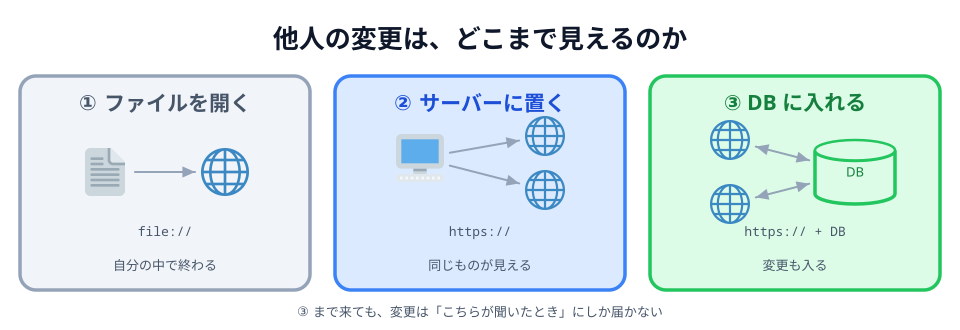

This chart was generated by the following Python code:
# 00-thumbnail.svg
# スキーマ: SCALE（「他人の変更がどこまで見えるか」が 3 段階で増える）+ SPLITTING（横に並べる）
# 3 段目まで来ても「勝手には届かない」ことが残る、というのがこの節の結論

import sys
sys.path.insert(0, "/Users/seekseep/.claude/skills/genfig")
from genfig import Canvas, PALETTE

c = Canvas(960, 330)
c.text(480, 48, "他人の変更は、どこまで見えるのか", scale="xl")

BROWSER = "1f310"
SERVER = "1f5a5"
FILE = "1f4c4"

cols = [
    (165, "gray", "① ファイルを開く", "file://", "自分の中で終わる"),
    (480, "blue", "② サーバーに置く", "https://", "同じものが見える"),
    (795, "green", "③ DB に入れる", "https:// + DB", "変更も入る"),
]

for cx, color, head, url, foot in cols:
    c.sticky(cx - 145, 76, 290, 214, color=color)
    c.text(cx, 110, head, scale="lg", fill=PALETTE[color]["text"])
    c.text(cx, 236, url, scale="sm", font="technical")
    c.text(cx, 270, foot, scale="sm")

# ① ファイル → ブラウザ。自分のパソコンの中で完結する
f1 = c.node(105, 172, "", emoji_cp=FILE, w=76, h=56)
b1 = c.node(225, 172, "", emoji_cp=BROWSER, w=76, h=56)
c.link(f1, b1, primary=False)

# ② サーバー → 2 台のブラウザ。同じものが配られるだけ
s2 = c.node(420, 158, "", emoji_cp=SERVER, w=76, h=56)
b2a = c.node(545, 136, "", emoji_cp=BROWSER, w=64, h=48)
b2b = c.node(545, 190, "", emoji_cp=BROWSER, w=64, h=48)
c.link(s2, b2a, primary=False)
c.link(s2, b2b, primary=False)

# ③ 2 台のブラウザが DB を読み書きする。ただし線はどちらもブラウザ発
db = c.node(855, 172, "DB", shape="cylinder", color="green", w=80, h=64,
            label_scale="sm")
b3a = c.node(730, 140, "", emoji_cp=BROWSER, w=64, h=48)
b3b = c.node(730, 204, "", emoji_cp=BROWSER, w=64, h=48)
c.link(b3a, db, both=True, primary=False)
c.link(b3b, db, both=True, primary=False)

c.text(480, 316, "③ まで来ても、変更は「こちらが聞いたとき」にしか届かない", scale="sm")

c.save("00-thumbnail.svg")
